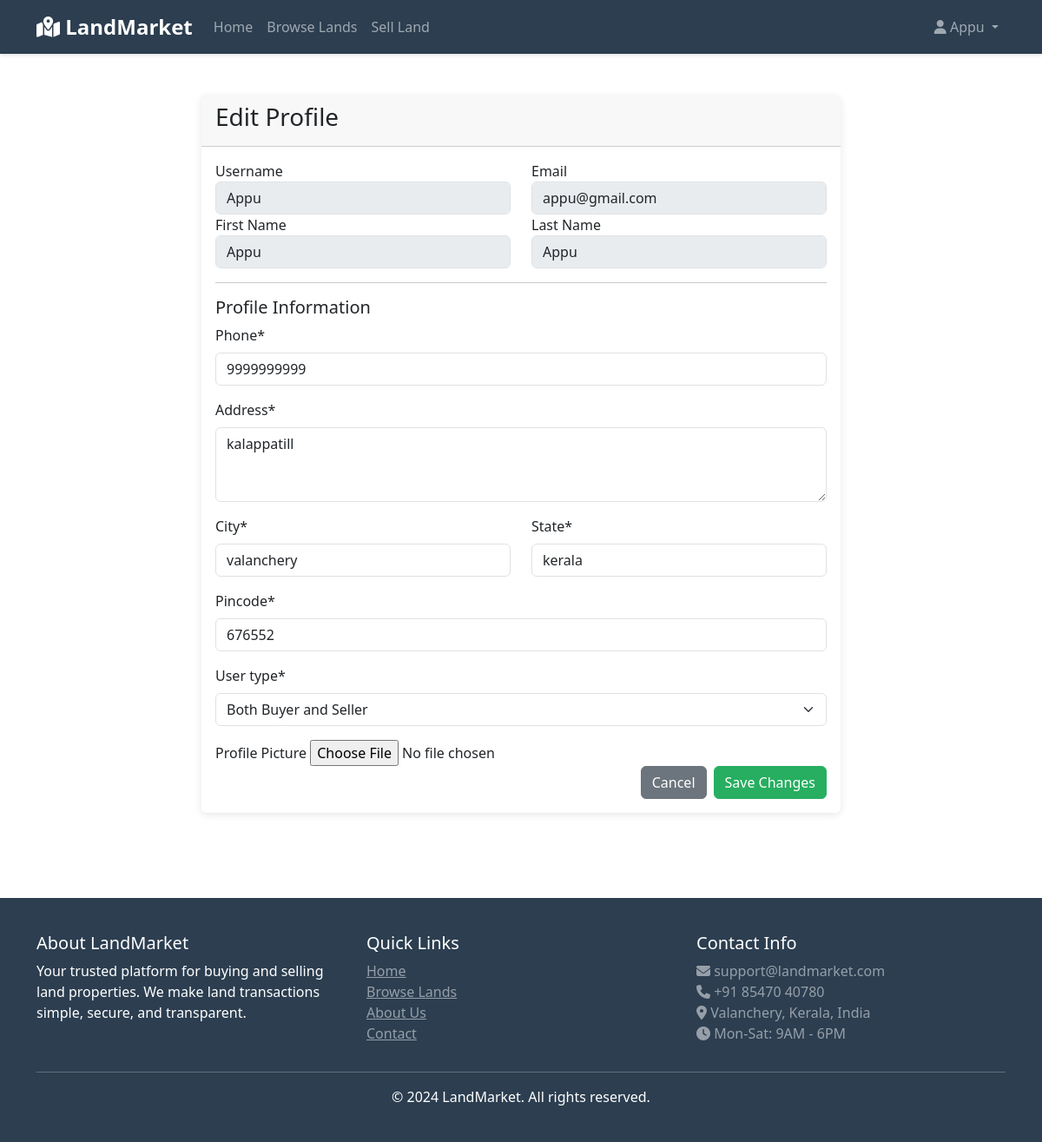
/accounts/profile/ (signed in), run on the app's committed database.
### accounts/models.py (models this page shows, shortened)
class UserProfile(models.Model):
    USER_TYPE_CHOICES = [
        ('buyer', 'Buyer'),
        ('seller', 'Seller'),
        ('both', 'Both Buyer and Seller'),
    ]
    user = models.OneToOneField(User, on_delete=models.CASCADE, related_name='profile')
    phone = models.CharField(max_length=15)
    address = models.TextField()
    city = models.CharField(max_length=100)
    state = models.CharField(max_length=100)
    pincode = models.CharField(max_length=10)
    user_type = models.CharField(max_length=10, choices=USER_TYPE_CHOICES, default='buyer')
    profile_picture = models.ImageField(upload_to='profiles/', blank=True, null=True)
    created_at = models.DateTimeField(auto_now_add=True)
    updated_at = models.DateTimeField(auto_now=True)

### accounts/views.py (the view)
# urls.py: path('profile/', views.profile, name='profile'),
@login_required
def profile(request):
    try:
        user_profile = request.user.profile
    except UserProfile.DoesNotExist:
        user_profile = UserProfile.objects.create(user=request.user)
    if request.method == 'POST':
        form = UserProfileForm(request.POST, request.FILES, instance=user_profile)
        if form.is_valid():
            form.save()
            messages.success(request, 'Profile updated successfully!')
            return redirect('profile')
    else:
        form = UserProfileForm(instance=user_profile)
    return render(request, 'accounts/profile.html', {'form': form})

### accounts/forms.py
class UserProfileForm(forms.ModelForm):
    class Meta:
        model = UserProfile
        fields = ['phone', 'address', 'city', 'state', 'pincode', 'user_type', 'profile_picture']
        widgets = {
            'address': forms.Textarea(attrs={'rows': 3}),
            'user_type': forms.Select(attrs={'class': 'form-select'}),
        }

### accounts/templates/accounts/profile.html (shortened to what this page needs)
{% extends 'base.html' %}
{% load crispy_forms_tags %}
{% block content %}
<div class="container py-5">
    <div class="row justify-content-center">
        <div class="col-lg-8">
            <div class="card">
                <div class="card-header">
                    <h3>Edit Profile</h3>
                </div>
                <div class="card-body">
                    <form method="post" enctype="multipart/form-data">
                        <div class="row">
                            <div class="col-md-6">
                                <div class="form-group">
                                    <label>Username</label>
                                    <input type="text" class="form-control" value="{{ user.username }}" disabled>
                                </div>
                            </div>
                            <div class="col-md-6">
                                <div class="form-group">
                                    <label>Email</label>
                                    <input type="email" class="form-control" value="{{ user.email }}" disabled>
                                </div>
                            </div>
                        </div>
                        <div class="row">
                            <div class="col-md-6">
                                <div class="form-group">
                                    <label>First Name</label>
                                    <input type="text" class="form-control" value="{{ user.first_name }}" disabled>
                                </div>
                            </div>
                            <div class="col-md-6">
                                <div class="form-group">
                                    <label>Last Name</label>
                                    <input type="text" class="form-control" value="{{ user.last_name }}" disabled>
                                </div>
                            </div>
                        </div>
                        <hr>
                        <h5>Profile Information</h5>
                        {{ form.phone|as_crispy_field }}
                        {{ form.address|as_crispy_field }}
                        <div class="row">
                            <div class="col-md-6">
                                {{ form.city|as_crispy_field }}
                            </div>
                            <div class="col-md-6">
                                {{ form.state|as_crispy_field }}
                            </div>
                        </div>
                        {{ form.pincode|as_crispy_field }}
                        {{ form.user_type|as_crispy_field }}
                        <div class="form-group">
                            <label for="{{ form.profile_picture.id_for_label }}">Profile Picture</label>
                            {{ form.profile_picture }}
                        </div>
                        <div class="d-grid gap-2 d-md-flex justify-content-md-end">
                            <a href="{% url 'dashboard' %}" class="btn btn-secondary">Cancel</a>
                            <button type="submit" class="btn btn-primary">Save Changes</button>
                        </div>
                    </form>
                </div>
            </div>
        </div>
    </div>
</div>
{% endblock %}

### templates/base.html (shortened to what this page needs)
<!DOCTYPE html>
<html lang="en">
<head>
    <link href="https://cdn.jsdelivr.net/npm/bootstrap@5.3.0/dist/css/bootstrap.min.css" rel="stylesheet">
    <link rel="stylesheet" href="https://cdnjs.cloudflare.com/ajax/libs/font-awesome/6.4.0/css/all.min.css">
</head>
<body>
    <nav class="navbar navbar-expand-lg navbar-dark">
        <div class="container">
            <a class="navbar-brand" href="{% url 'home' %}">
                <i class="fas fa-map-marked-alt"></i> LandMarket
            </a>
            <div class="collapse navbar-collapse" id="navbarNav">
                <ul class="navbar-nav me-auto">
                    <li class="nav-item">
                        <a class="nav-link" href="{% url 'home' %}">Home</a>
                    </li>
                    <li class="nav-item">
                        <a class="nav-link" href="{% url 'land_list' %}">Browse Lands</a>
                    </li>
                    {% if user.is_authenticated %}
                        <li class="nav-item">
                            <a class="nav-link" href="{% url 'add_land' %}">Sell Land</a>
                        </li>
                    {% endif %}
                </ul>
                <ul class="navbar-nav">
                    {% if user.is_authenticated %}
                        <li class="nav-item dropdown">
                            <a class="nav-link dropdown-toggle" href="#" id="navbarDropdown" role="button" data-bs-toggle="dropdown">
                                <i class="fas fa-user"></i> {{ user.username }}
                            </a>
                        </li>
                    {% endif %}
                </ul>
            </div>
        </div>
    </nav>
    {% block content %}{% endblock %}
    <footer class="footer">
        <div class="container">
            <div class="row">
                <div class="col-md-4">
                    <h5>About LandMarket</h5>
                    <p>Your trusted platform for buying and selling land properties. We make land transactions simple, secure, and transparent.</p>
                </div>
                <div class="col-md-4">
                    <h5>Quick Links</h5>
                    <ul class="list-unstyled">
                        <li><a href="{% url 'home' %}" class="text-white-50">Home</a></li>
                        <li><a href="{% url 'land_list' %}" class="text-white-50">Browse Lands</a></li>
                        <li><a href="{% url 'about' %}" class="text-white-50">About Us</a></li>
                        <li><a href="{% url 'contact' %}" class="text-white-50">Contact</a></li>
                    </ul>
                </div>
                <div class="col-md-4">
                    <h5>Contact Info</h5>
                    <p class="text-white-50">
                        <i class="fas fa-envelope"></i> support@landmarket.com<br>
                        <i class="fas fa-phone"></i> +91 85470 40780<br>
                        <i class="fas fa-map-marker-alt"></i> Valanchery, Kerala, India<br>
                        <i class="fas fa-clock"></i> Mon-Sat: 9AM - 6PM
                    </p>
                </div>
            </div>
            <hr class="bg-white">
            <div class="text-center">
                <p class="mb-0">&copy; 2024 LandMarket. All rights reserved.</p>
            </div>
        </div>
    </footer>
</body>
</html>

### templates/base.html (style rules this page uses)
:root { --primary-color: #2c3e50; --secondary-color: #27ae60; --accent-color: #e74c3c; --light-bg: #ecf0f1; --dark-text: #2c3e50; }
body { font-family: 'Segoe UI', Tahoma, Geneva, Verdana, sans-serif; color: var(--dark-text); }
.navbar { background-color: var(--primary-color) !important; box-shadow: 0 2px 4px rgba(0,0,0,.1); }
.navbar-brand { font-weight: bold; font-size: 1.5rem; }
.btn-primary { background-color: var(--secondary-color); border-color: var(--secondary-color); }
.card { transition: transform 0.3s, box-shadow 0.3s; border: none; box-shadow: 0 2px 10px rgba(0,0,0,0.1); }
.footer { background-color: var(--primary-color); color: white; padding: 40px 0; margin-top: 50px; }

### data on the page
UserProfile: phone "9999999999", address "kalappatill", city "valanchery", state "kerala", pincode "676552", user_type "Both Buyer and Seller"

### other printed values
{{ user.username }} "Appu"
